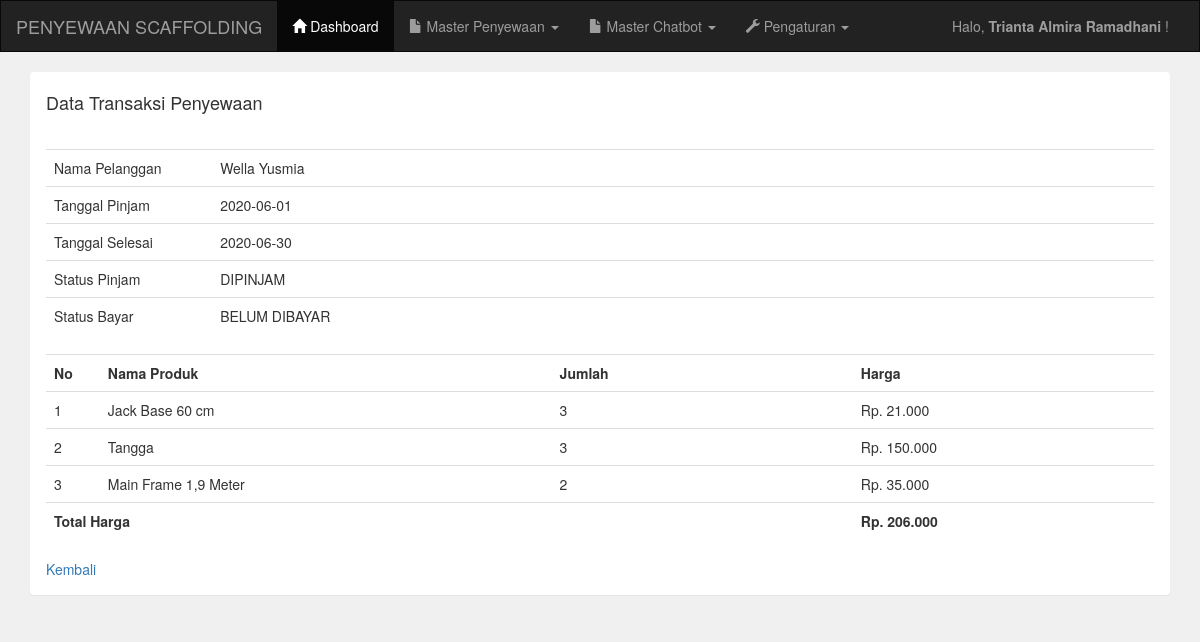
/admin/detail_transaksi.php?id=10 (signed in), run on the app's committed database.
### tables this page shows
CREATE TABLE `tb_transaction` (
  `id` int(11) NOT NULL,
  `id_cust` int(5) NOT NULL,
  `fdate` date NOT NULL,
  `ldate` date NOT NULL,
  `loanstatus` varchar(20) NOT NULL,
  `paidstatus` varchar(20) NOT NULL
);

CREATE TABLE `tb_customer` (
  `customer_id` int(5) NOT NULL,
  `customer_nik` varchar(20) NOT NULL,
  `customer_name` varchar(255) NOT NULL,
  `customer_address` text NOT NULL,
  `customer_phone` varchar(20) NOT NULL,
  `customer_company` varchar(150) NOT NULL,
  `customer_project` varchar(150) NOT NULL
);

CREATE TABLE `tb_detail` (
  `detail_id` int(10) NOT NULL,
  `transaction_id` int(11) NOT NULL,
  `product_id` varchar(5) NOT NULL,
  `quantity` int(5) NOT NULL
);

CREATE TABLE `tb_product` (
  `product_id` int(3) NOT NULL,
  `product_name` varchar(25) NOT NULL,
  `product_owp` int(5) NOT NULL,
  `product_twp` int(5) NOT NULL,
  `product_omp` int(5) NOT NULL,
  `product_ep` int(5) NOT NULL,
  `product_stock` int(3) NOT NULL,
  `product_weight` int(5) NOT NULL
);

### admin/detail_transaksi.php (the view, shortened to what this page needs)
<?php include 'header.php'; ?>
<div class="container">
	<div class="panel">
		<div class="panel-heading">
			<h4>Data Transaksi Penyewaan</h4>
		</div>
		<div class="panel-body">
			<?php
			include '../koneksi.php';
			$id = $_GET['id'];
			$data = mysqli_query($koneksi, "SELECT t.*, c.* FROM tb_transaction AS t LEFT JOIN tb_customer AS c ON t.id_cust = c.customer_id where id='$id'");
			while ($d = mysqli_fetch_array($data)) {
			?>
				<table class="table" id="tb-transaksi">
					<tr>
						<td width="15%">Nama Pelanggan</td>
						<td><?php echo $d['customer_name']; ?></td>
					</tr>
					<tr>
						<td width="10%">Tanggal Pinjam</td>
						<td><?php echo $d['fdate']; ?></td>
					</tr>
					<tr>
						<td width="10%">Tanggal Selesai</td>
						<td><?php echo $d['ldate']; ?></td>
					</tr>
					<tr>
						<td width="10%">Status Pinjam</td>
						<td>
							<?php
							if ($d['loanstatus'] == "0") {
								echo "<div>DIPINJAM</div>";
							} else if ($d['loanstatus'] == "1") {
								echo "<div>SELESAI</div>";
							} ?>
					</tr>
					<tr>
						<td width="10%">Status Bayar</td>
						<td>
							<?php
							if ($d['paidstatus'] == "0") {
								echo "<div>BELUM DIBAYAR</div>";
							} else if ($d['paidstatus'] == "1") {
								echo "<div>LUNAS</div>";
							} ?>
						</td>
					</tr>
				</table>
			<?php
			}
			?>
			<table class="table">
				<tr>
					<th width="1%">No</th>
					<th width="15%">Nama Produk</th>
					<th width="10%">Jumlah</th>
					<th width="10%">Harga</th>
				</tr>
				<?php
				include '../koneksi.php';
				$query = mysqli_query($koneksi, "SELECT * FROM tb_detail as d JOIN tb_product as p ON d.product_id=p.product_id JOIN tb_transaction as t ON t.id=d.transaction_id WHERE transaction_id = '$id'");
				$no = 1;
				$total = 0;
				while ($p = mysqli_fetch_array($query)) {
				?>
					<tr>
						<td><?php echo $no++; ?></td>
						<td><?= $p['product_name']; ?></td>
						<td><?php echo $p['quantity']; ?></td>
						<td>
							<?php
							$awal = strtotime($p['fdate']);
							$akhir = strtotime($p['ldate']);
							$diff = $akhir - $awal;
							$juml_hari = ceil($diff / 86400);
							if ($juml_hari <= 7) {
								$harga = $p['product_owp'] * $p['quantity'];
							} elseif ($juml_hari > 7 && $juml_hari <= 14) {
								$harga = $p['product_twp'] * $p['quantity'];
							} elseif ($juml_hari > 14 && $juml_hari <= 30) {
								$harga = $p['product_omp'] * $p['quantity'];
							}
							echo 'Rp. ' . number_format($harga, 0, ',', '.');
							?>
						</td>
					</tr>
				<?php
					$total += $harga;
				}
				?>
				<tr>
					<td colspan="3"><b>Total Harga</b></td>
					<td><b>Rp. <?= number_format($total, 0, ',', '.'); ?></b></td>
				</tr>
			</table>
			<a href="transaksi.php">Kembali</a>
		</div>
	</div>
</div>
<?php include 'footer.php'; ?>

### data on the page
tb_transaction: tb_customer.customer_name "Wella Yusmia", fdate "2020-06-01", ldate "2020-06-30", loanstatus "DIPINJAM", paidstatus "BELUM DIBAYAR"
tb_detail: product.product_name "Jack Base 60 cm", quantity "3", harga "21.000"
tb_detail: product.product_name "Tangga", quantity "3", harga "150.000"
tb_detail: product.product_name "Main Frame 1,9 Meter", quantity "2", harga "35.000"

### other printed values
$_SESSION['nama'] "Trianta Almira Ramadhani"
$total "206.000"
